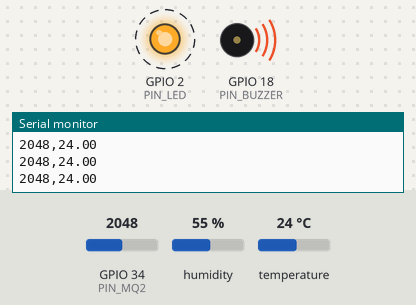
The sketch below on a simulated ESP32. Parts: output pins drawn as LEDs (lit = HIGH), buzzer (waves = sounding), the last lines printed to the serial monitor. Dashed ring = blinking. Inputs (shaded band) come from the test bench; at power-on: GPIO 34 (PIN_MQ2) = 2048, temperature 24 °C, humidity 55 %. Pins used as bus, display or sensor lines are not drawn.

Above: at 1.19 s.
1.5 s: GPIO 34 (PIN_MQ2) set to 1833
5.0 s: GPIO 34 (PIN_MQ2) set to 1755
At 6.2 s:
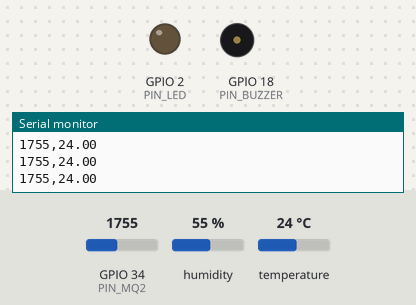
6.5 s: temperature set to 39 °C
8.0 s: temperature set to 42 °C
At 8.91 s:
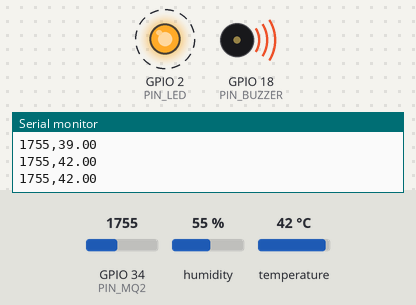
Timing chart, 0 to 65.2 s (numbered marks = the images above; inputs shaded):
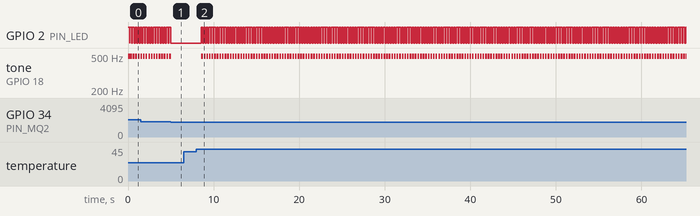

Measured:
- the behaviour switches between 1801 and 1800 on GPIO 34 (PIN_MQ2) (found by bisection; images 0 and 1)
- the behaviour switches between 40 and 41 °C on temperature (found by bisection; images 1 and 2)
- after the input at 5.0 s, GPIO 2 (PIN_LED): stops changing and stays LOW; tone on GPIO 18 (PIN_BUZZER): goes on until 5.0 s, then stays silent
- after the input at 8.0 s, GPIO 2 (PIN_LED): alternates HIGH for 0.20 s and LOW for 0.10 s, starting after 0.54 s; tone on GPIO 18 (PIN_BUZZER): alternates 498 Hz for 0.20 s and silent for 0.10 s, starting after 0.58 s
- by itself, GPIO 2 (PIN_LED): alternates HIGH for 0.20 s and LOW for 0.10 s
- by itself, tone on GPIO 18 (PIN_BUZZER): alternates 498 Hz for 0.20 s and silent for 0.10 s

The sketch:

Jalapeno.ino
```cpp
#include <DHT.h>

#define PIN_MQ2 34
#define PIN_DHT 4
#define PIN_LED 2
#define PIN_BUZZER 18


#define DHTTYPE DHT11
DHT dht(PIN_DHT, DHTTYPE);


int GAS_LIMIT = 1800;
int TEMP_LIMIT = 40;

bool ai_alert_active = false;

void setup() {
  Serial.begin(115200);

  dht.begin();
  pinMode(PIN_MQ2, INPUT);
  pinMode(PIN_LED, OUTPUT);
  pinMode(PIN_BUZZER, OUTPUT);


  digitalWrite(PIN_LED, HIGH);
  for (int i = 0; i < 100; i++) {
      digitalWrite(PIN_BUZZER, HIGH);
      delayMicroseconds(1000);
      digitalWrite(PIN_BUZZER, LOW);
      delayMicroseconds(1000);
  }
  digitalWrite(PIN_LED, LOW);

  Serial.println("SYSTEM_READY");
}

void loop() {

  int gasValue = analogRead(PIN_MQ2);
  float temp = dht.readTemperature();


  bool hardware_danger = false;
  if (gasValue > GAS_LIMIT || temp > TEMP_LIMIT) {
    hardware_danger = true;
  }


  if (Serial.available() > 0) {
    char command = Serial.read();
    if (command == '1') ai_alert_active = true;
    if (command == '0') ai_alert_active = false;
  }


  Serial.print(gasValue);
  Serial.print(",");
  Serial.println(temp);


  if (hardware_danger || ai_alert_active) {
    digitalWrite(PIN_LED, HIGH);


    for (int i = 0; i < 100; i++) {
       digitalWrite(PIN_BUZZER, HIGH);
       delayMicroseconds(1000);
       digitalWrite(PIN_BUZZER, LOW);
       delayMicroseconds(1000);
    }


    digitalWrite(PIN_LED, LOW);
    delay(100);

  } else {

    digitalWrite(PIN_LED, LOW);
    digitalWrite(PIN_BUZZER, LOW);
    delay(200);
  }


}
```
